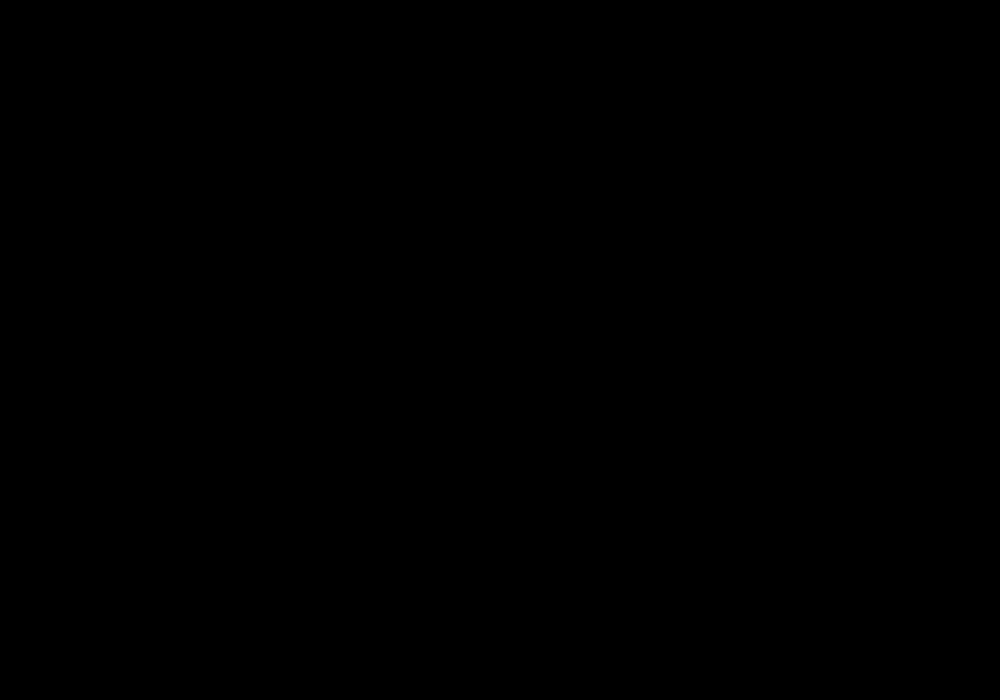
Frame 1 (no input)
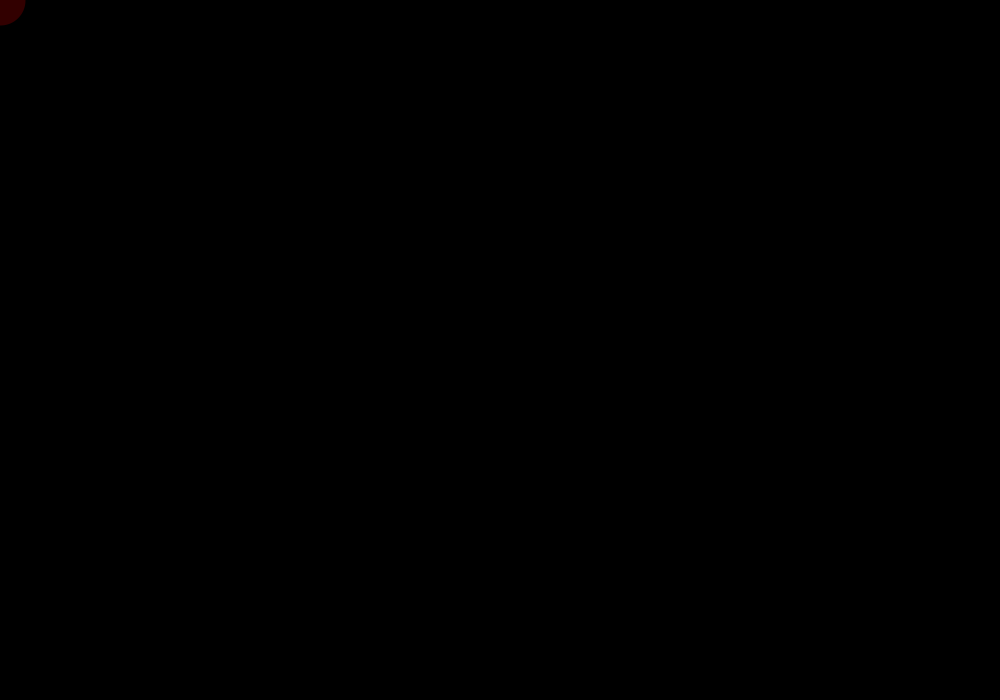
Frame 60 (the mouse pressed at the canvas centre just before this capture)
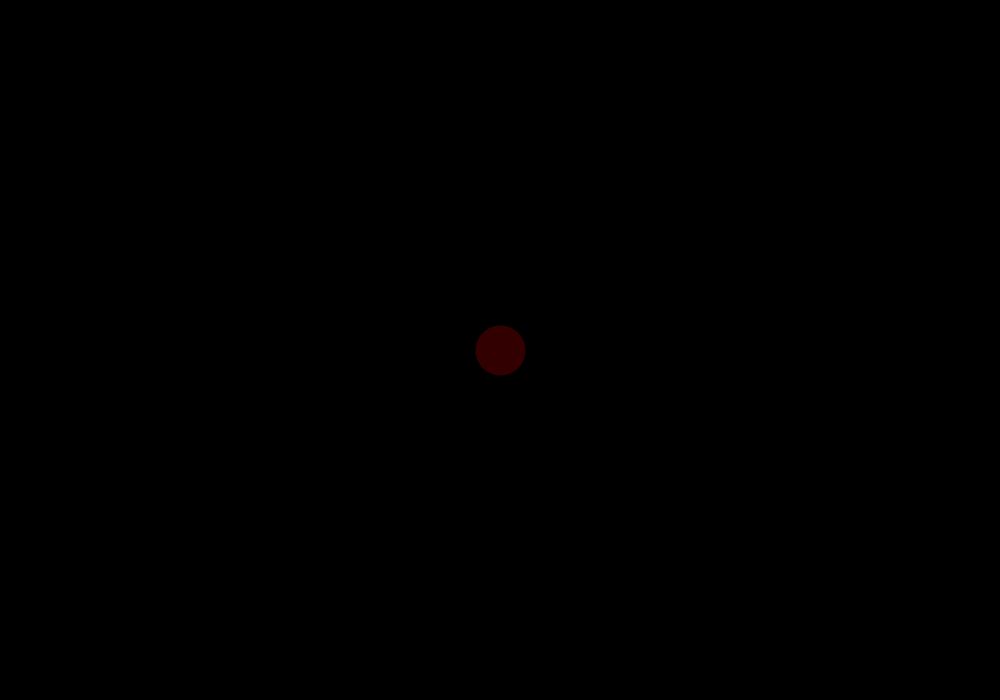
Frame 120 (the mouse held since frame 60 and released just before this capture)

The Processing sketch that drew these frames (run headless with seeded random() and noise(); from frame 60 on, the mouse is pressed at the canvas centre):

// Processing sketch: exo_tligne
// ── exo_tligne.pde
int xA = 0;
int yA = 0;
int xB = 0;
int yB = 0;
final color BLEU = color(0, 0, 255);
float longueur = 0;
float valeurTension = 0;
color ROUGE = color(valeurTension, 0, 0);
color COULEUR_LIGNE = color(ROUGE);

void setup() {
  size(1000, 700);
}

void draw() {
  background(0);
  stroke(valeurTension, 0, 0);
  strokeWeight(50);
  line(xA, yA, xB, yB);
  longueur = sqrt(((xB-xA)*(xB-xA))+((yB-yA)*(yB-yA)));
  valeurTension = ((longueur/255)*100)+50;
}
void mousePressed() {
  xA = mouseX;
  yA = mouseY;
  xB = mouseX;
  yB = mouseY;
}
void mouseDragged() {
  xB = mouseX;
  yB = mouseY;
}
void mouseReleased() {
  xB = mouseX;
  yB = mouseY;
  COULEUR_LIGNE = color(BLEU);
}
